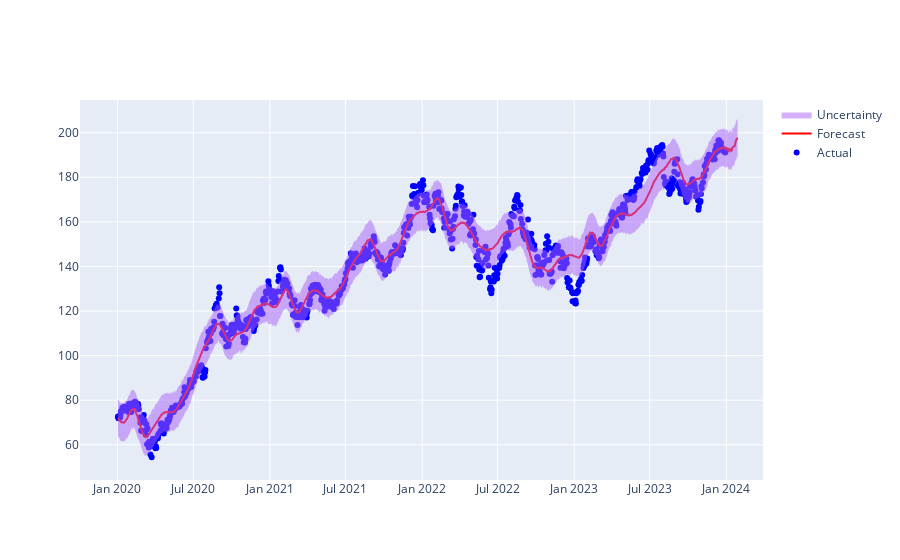

This figure's notebook cell:
### Code cell
fig.add_trace(go.Scatter(
    x=forecast['ds'],
    y=forecast['yhat_lower'],
    fill='tonexty',
    mode='lines',
    line=dict(width=0),
    name='Uncertainty'
))

### Figure 1 — Plotly figure (JSON) as saved in the notebook; plotly's stock layout.template omitted (floating-point values rounded to 4 significant figures; data arrays with more than 128 entries replaced by an {"elided": "..."} marker saying what was removed)
{"data": [{"marker": {"color": "blue"}, "mode": "markers", "name": "Actual", "type": "scatter", "x": {"elided": "1006 str values"}, "y": {"elided": "1006 float values"}}, {"line": {"color": "red"}, "name": "Forecast", "type": "scatter", "x": {"elided": "1036 str values"}, "y": {"elided": "1036 float values"}}, {"line": {"width": 0}, "mode": "lines", "showlegend": false, "type": "scatter", "x": {"elided": "1036 str values"}, "y": {"elided": "1036 float values"}}, {"fill": "tonexty", "line": {"width": 0}, "mode": "lines", "name": "Uncertainty", "type": "scatter", "x": {"elided": "1036 str values"}, "y": {"elided": "1036 float values"}}], "layout": {}}
